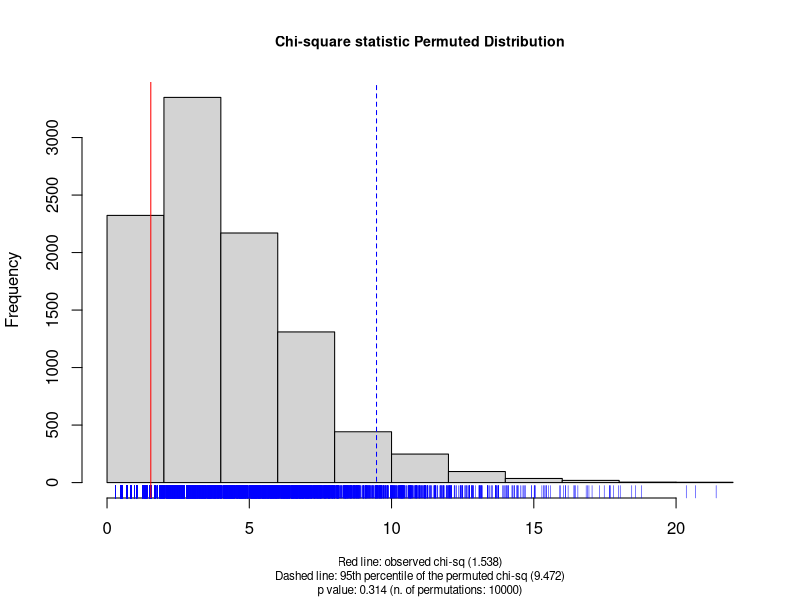

R code for this plot:
## ---- chunk 1
wells <- data.frame(
  "nearby" = c(4, 9),
  "far" = c(3, 0),
  row.names = c("low", "high"),
  stringsAsFactors = FALSE
)

fisher.test(wells)

## ---- chunk 2
grades <- data.frame(
  "A" = c(6, 4, 1),
  "B" = c(8, 12, 3),
  "C" = c(8, 12, 2),
  row.names = c("A", "B", "C"),
  stringsAsFactors = FALSE
)

chisq.test(grades, correct=FALSE)
## ---- chunk 3
# borrowed some of this code from the CRAN Archive...
# https://cran.r-project.org/src/contrib/Archive/GmAMisc/
# (package is archived; no longer listed on CRAN)
# r2dtable is where the permutation happens (holding marginal totals constant)
# uses an algorithm from Patefield, W. M. (1981). 10.2307/2346669.

chiperm <- function(data, B=10000, thresh=1.96){
  rowTotals <- rowSums(data)
  colTotals <- colSums(data)

  obs.chi.value <- suppressWarnings(chisq.test(data))$statistic

  chistat.perm <- vector(mode = "numeric", length = B)
  chi.statistic <- function(x)  suppressWarnings(chisq.test(x))$statistic
  
  chistat.perm <- sapply(r2dtable(B, rowTotals, colTotals), chi.statistic)

  p.lowertail <- (1 + sum (chistat.perm < obs.chi.value)) / (1 + B)
  p.uppertail <- (1 + sum (chistat.perm > obs.chi.value)) / (1 + B)
  two.sided.p <- 2 * min(p.lowertail, p.uppertail)

  p.to.report <- round(two.sided.p, 3)

  graphics::hist(
    chistat.perm,
    main="Chi-square statistic Permuted Distribution",
    sub=paste0(
      "\nRed line: observed chi-sq (", round(obs.chi.value, 3), ")",
      "\nDashed line: 95th percentile of the permuted chi-sq (",
      round(quantile(chistat.perm, c(0.95)),3), ")",
      "\np value: ", p.to.report, " (n. of permutations: ", B,")"),
       xlab = "",
       cex.main=0.85,
       cex.sub=0.70)
  rug(chistat.perm, col = "#0000FF")
  abline(v = obs.chi.value, lty = 1, col = "red")
  abline(v = round(quantile(chistat.perm, c(0.95)), 5), lty = 2, col = "blue")
}

chiperm(grades)
## ---- chunk 4
fisher.test(grades)
## ---- chunk 5
A <- 1
B <- 1
C <- 8
D <- 2

mcnemar_t <- (B - C)**2 / (B + C)
cat("McNemar's T:", mcnemar_t,
    "p-value:", pchisq(mcnemar_t, 1, lower.tail=FALSE))

mcnemar_corrected_t <- (abs(B - C) - 1)**2 / (B + C)
cat("\nMcNemar's T with Correction:", mcnemar_corrected_t,
    "p-value:", pchisq(mcnemar_corrected_t, 1, lower.tail=FALSE))

